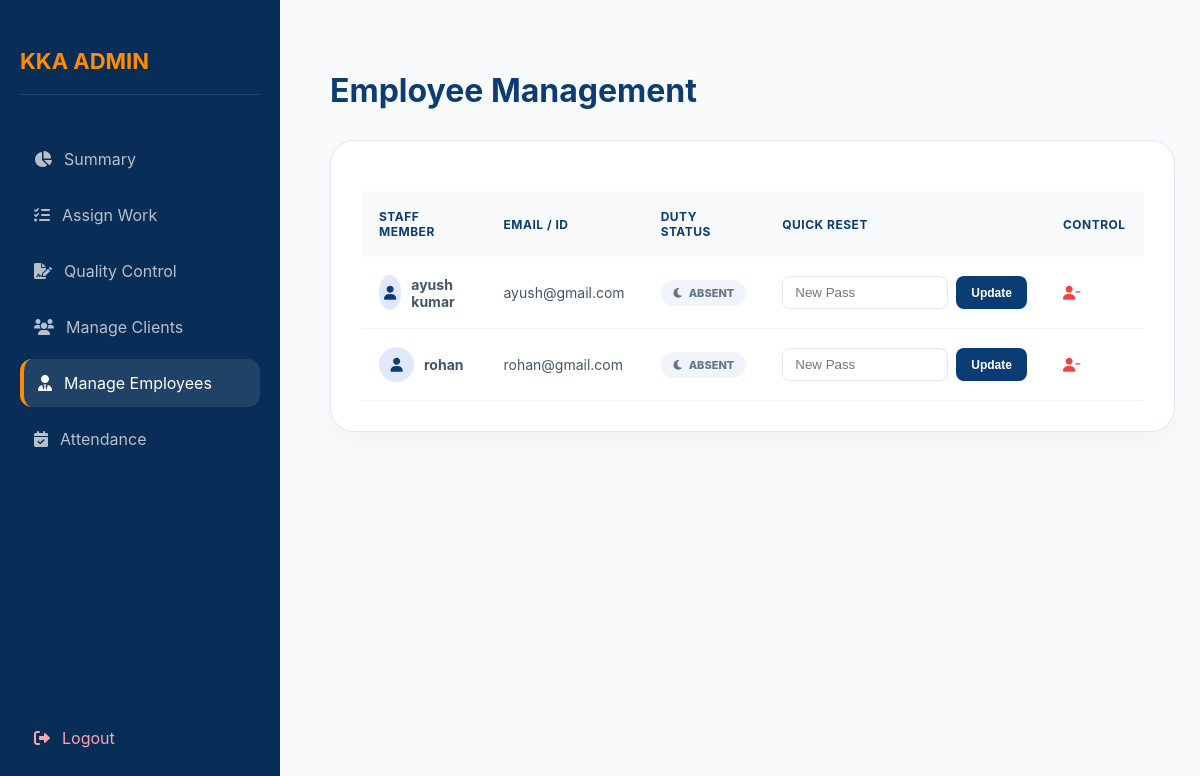
/office/manage-employees.php (signed in), run on the app's committed database.
### tables this page shows
CREATE TABLE `users` (
  `id` int(11) NOT NULL,
  `name` varchar(100) DEFAULT NULL,
  `identifier` varchar(100) DEFAULT NULL,
  `password` varchar(255) DEFAULT NULL,
  `role` enum('admin','office','client') DEFAULT NULL,
  `reset_requested` tinyint(1) DEFAULT 0
);

### office/manage-employees.php (the view, shortened to what this page needs)
<?php
include('../db.php');
$today = date('Y-m-d');
?>
<!DOCTYPE html>
<html>
<head>
    <link rel="stylesheet" href="https://cdnjs.cloudflare.com/ajax/libs/font-awesome/6.0.0/css/all.min.css">
</head>
<body>
    <div class="sidebar">
        <h2>KKA ADMIN</h2>
        <a href="admin-dashboard.php"><i class="fas fa-chart-pie"></i> Summary</a>
        <a href="assign-work.php"><i class="fas fa-tasks"></i> Assign Work</a>
        <a href="admin-review.php"><i class="fas fa-file-signature"></i> Quality Control</a>
        <a href="manage-clients.php"><i class="fas fa-users"></i> Manage Clients</a>
        <a href="manage-employees.php" class="active"><i class="fas fa-user-tie"></i> Manage Employees</a>
        <a href="attendance.php"><i class="fas fa-calendar-check"></i> Attendance</a>
        <a href="../logout.php" style="margin-top:auto; color:#fda4af;"><i class="fas fa-sign-out-alt"></i> Logout</a>
    </div>
    <div class="main">
        <h1 style="color: var(--navy); margin-bottom: 30px;">Employee Management</h1>
        <div class="table-card">
            <table>
                <thead>
                    <tr>
                        <th>Staff Member</th>
                        <th>Email / ID</th>
                        <th>Duty Status</th>
                        <th>Quick Reset</th>
                        <th>Control</th>
                    </tr>
                </thead>
                <tbody>
                    <?php
                    $sql = "SELECT u.*,
                            (SELECT login_time FROM attendance WHERE email = u.identifier AND log_date = '$today' LIMIT 1) as attendance_time
                            FROM users u
                            WHERE u.role='office'
                            ORDER BY u.name ASC";
                    $res = $conn->query($sql);
                    while($row = $res->fetch_assoc()){
                        $is_present = !empty($row['attendance_time']);
                        ?>
                        <tr>
                            <td>
                                <div style="display:flex; align-items:center; gap:10px;">
                                    <div style="width:35px; height:35px; background:#e0e7ff; border-radius:50%; display:flex; align-items:center; justify-content:center; color:var(--navy);">
                                        <i class="fas fa-user"></i>
                                    </div>
                                    <strong><?php echo $row['name']; ?></strong>
                                </div>
                            </td>
                            <td><?php echo $row['identifier']; ?></td>
                            <td>
                                <?php if($is_present): ?>
                                    <span class="badge badge-active"><i class="fas fa-circle" style="font-size:8px;"></i> ACTIVE</span>
                                    <div style="font-size:11px; color:#94a3b8; margin-top:4px;">In: <?php echo date('h:i A', strtotime($row['attendance_time'])); ?></div>
                                <?php else: ?>
                                    <span class="badge badge-absent"><i class="fas fa-moon"></i> ABSENT</span>
                                <?php endif; ?>
                            </td>
                            <td>
                                <form method="POST" class="reset-form">
                                    <input type="text" name="new_password" placeholder="New Pass" required>
                                    <button name="update_pass" class="btn-update">Update</button>
                                </form>
                            </td>
                            <td>
                                <a href="?delete=<?php echo $row['id']; ?>"
                                   class="delete-link"
                                   onclick="return confirm('Remove this employee permanently?')">
                                   <i class="fas fa-user-minus"></i>
                                </a>
                            </td>
                        </tr>
                    <?php } ?>
                </tbody>
            </table>
        </div>
    </div>
</body>
</html>

### office/manage-employees.php (style rules this page uses)
:root { --navy: #0b3c74; --orange: #ff8c00; --sidebar: #082d56; --bg: #f8fafc; --danger: #ef4444; --success: #22c55e; }
body { display:flex; margin:0; background:var(--bg); font-family: 'Inter', sans-serif; }
.sidebar { width:280px; background:var(--sidebar); color:white; height:100vh; position:fixed; padding:30px 20px; box-sizing: border-box; display:flex; flex-direction:column; }
.sidebar h2 { color: var(--orange); margin-bottom: 40px; border-bottom: 1px solid rgba(255,255,255,0.1); padding-bottom: 20px; font-size: 22px; }
.sidebar a { color:rgba(255,255,255,0.7); text-decoration:none; display:flex; align-items:center; gap:12px; padding:14px; margin-bottom:8px; border-radius:12px; transition: 0.3s; }
.sidebar a:hover, .sidebar a.active { background:rgba(255,255,255,0.1); color:white; border-left: 4px solid var(--orange); }
.main { margin-left:280px; padding:50px; width:calc(100% - 280px); }
.table-card { background:white; padding:30px; border-radius:24px; box-shadow:0 10px 25px rgba(0,0,0,0.03); border: 1px solid #e2e8f0; }
table { width:100%; border-collapse:collapse; margin-top: 20px; }
th { text-align:left; padding:18px; background:#f8fafc; color:var(--navy); font-weight: 700; text-transform: uppercase; font-size: 12px; letter-spacing: 0.5px; }
td { padding:18px; border-bottom:1px solid #f1f5f9; color: #475569; font-size: 14px; }
.badge { padding: 6px 12px; border-radius: 20px; font-size: 11px; font-weight: 800; display: inline-flex; align-items: center; gap: 5px; }
.badge-absent { background: #f1f5f9; color: #64748b; }
.reset-form { display: flex; gap: 8px; }
.reset-form input { padding: 8px 12px; border: 1px solid #e2e8f0; border-radius: 8px; outline: none; transition: 0.3s; width: 140px; }
.btn-update { background: var(--navy); color: white; border: none; padding: 8px 15px; border-radius: 8px; cursor: pointer; font-weight: 600; font-size: 12px; }
.delete-link { color: var(--danger); text-decoration: none; font-weight: 600; transition: 0.3s; }

### data on the page
users: name "ayush kumar", identifier "ayush@gmail.com"
users: name "rohan", identifier "rohan@gmail.com"
